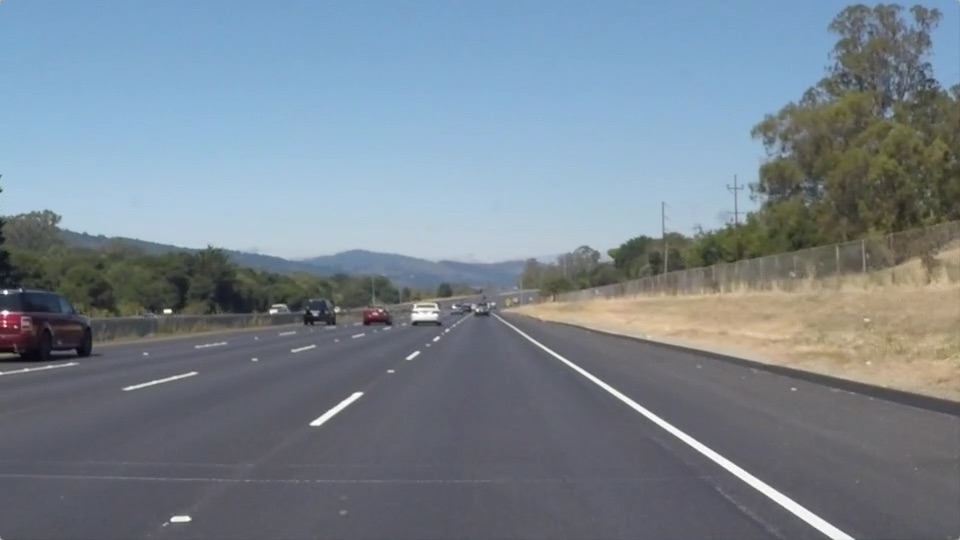
#> input picture Project 1/test_images/solidWhiteRight.jpg, 960 x 540 px
$ jupyter execute --allow-errors P1.ipynb   (shell and % lines are left out)
#> lines starting #> are read from the running program, lines starting #| are printed output that depends on the picture; after the words box and inside, x2 and y2 are one past the last pixel; in counts of white or black regions, pixels touching at a corner belong together
# Self-Driving Car Engineer Nanodegree

## Project: **Finding Lane Lines on the Road**
***
In this project, you will use the tools you learned about in the lesson to identify lane lines on the road.  You can develop your pipeline on a series of individual images, and later apply the result to a video stream (really just a series of images). Check out the video clip "raw-lines-example.mp4" (also contained in this repository) to see what the output should look like after using the helper functions below.

Once you have a result that looks roughly like "raw-lines-example.mp4", you'll need to get creative and try to average and/or extrapolate the line segments you've detected to map out the full extent of the lane lines.  You can see an example of the result you're going for in the video "P1_example.mp4".  Ultimately, you would like to draw just one line for the left side of the lane, and one for the right.

In addition to implementing code, there is a brief writeup to complete. The writeup should be completed in a separate file, which can be either a markdown file or a pdf document. There is a [write up template](https://github.com/udacity/CarND-LaneLines-P1/blob/master/writeup_template.md) that can be used to guide the writing process. Completing both the code in the Ipython notebook and the writeup template will cover all of the [rubric points](https://review.udacity.com/#!/rubrics/322/view) for this project.

---
Let's have a look at our first image called 'test_images/solidWhiteRight.jpg'.  Run the 2 cells below (hit Shift-Enter or the "play" button above) to display the image.

**Note: If, at any point, you encounter frozen display windows or other confounding issues, you can always start again with a clean slate by going to the "Kernel" menu above and selecting "Restart & Clear Output".**

---

**The tools you have are color selection, region of interest selection, grayscaling, Gaussian smoothing, Canny Edge Detection and Hough Tranform line detection.  You  are also free to explore and try other techniques that were not presented in the lesson.  Your goal is piece together a pipeline to detect the line segments in the image, then average/extrapolate them and draw them onto the image for display (as below).  Once you have a working pipeline, try it out on the video stream below.**

---

<figure>

 <figcaption>
 <p></p>
 <p style="text-align: center;"> Your output should look something like this (above) after detecting line segments using the helper functions below </p>
 </figcaption>
</figure>
 <p></p>
<figure>

 <figcaption>
 <p></p>
 <p style="text-align: center;"> Your goal is to connect/average/extrapolate line segments to get output like this</p>
 </figcaption>
</figure>

**Run the cell below to import some packages.  If you get an `import error` for a package you've already installed, try changing your kernel (select the Kernel menu above --> Change Kernel).  Still have problems?  Try relaunching Jupyter Notebook from the terminal prompt.  Also, consult the forums for more troubleshooting tips.**

## Import Packages

[cell 1]
#importing some useful packages
import matplotlib.pyplot as plt
import matplotlib.image as mpimg
import numpy as np
import cv2

## Read in an Image

[cell 2]
#reading in an image
image = mpimg.imread('test_images/solidWhiteRight.jpg')
#> image is the input picture: shape (540, 960, 3); mean R, G, B 120.3, 132.6, 143.7

#printing out some stats and plotting
print('This image is:', type(image), 'with dimensions:', image.shape)
#| This image is: <class 'numpy.ndarray'> with dimensions: (540, 960, 3)
plt.imshow(image)  # if you wanted to show a single color channel image called 'gray', for example, call as plt.imshow(gray, cmap='gray')

## Ideas for Lane Detection Pipeline

**Some OpenCV functions (beyond those introduced in the lesson) that might be useful for this project are:**

`cv2.inRange()` for color selection
`cv2.fillPoly()` for regions selection
`cv2.line()` to draw lines on an image given endpoints
`cv2.addWeighted()` to coadd / overlay two images
`cv2.cvtColor()` to grayscale or change color
`cv2.imwrite()` to output images to file
`cv2.bitwise_and()` to apply a mask to an image

**Check out the OpenCV documentation to learn about these and discover even more awesome functionality!**

## Helper Functions

Below are some helper functions to help get you started. They should look familiar from the lesson!

[cell 3]
import math

def grayscale(img):
    """Applies the Grayscale transform
    This will return an image with only one color channel
    but NOTE: to see the returned image as grayscale
    (assuming your grayscaled image is called 'gray')
    you should call plt.imshow(gray, cmap='gray')"""
    return cv2.cvtColor(img, cv2.COLOR_RGB2GRAY)
    # Or use BGR2GRAY if you read an image with cv2.imread()
    # return cv2.cvtColor(img, cv2.COLOR_BGR2GRAY)

def canny(img, low_threshold, high_threshold):
    """Applies the Canny transform"""
    return cv2.Canny(img, low_threshold, high_threshold)

def gaussian_blur(img, kernel_size):
    """Applies a Gaussian Noise kernel"""
    return cv2.GaussianBlur(img, (kernel_size, kernel_size), 0)

def region_of_interest(img, vertices):
    """
    Applies an image mask.

    Only keeps the region of the image defined by the polygon
    formed from `vertices`. The rest of the image is set to black.
    `vertices` should be a numpy array of integer points.
    """
    #defining a blank mask to start with
    mask = np.zeros_like(img)

    #defining a 3 channel or 1 channel color to fill the mask with depending on the input image
    if len(img.shape) > 2:
        channel_count = img.shape[2]  # i.e. 3 or 4 depending on your image
        ignore_mask_color = (255,) * channel_count
    else:
        ignore_mask_color = 255

    #filling pixels inside the polygon defined by "vertices" with the fill color
    cv2.fillPoly(mask, vertices, ignore_mask_color)

    #returning the image only where mask pixels are nonzero
    masked_image = cv2.bitwise_and(img, mask)
    return masked_image


def draw_lines(img, lines, color=[255, 0, 0], thickness=10):
    """
    NOTE: this is the function you might want to use as a starting point once you want to
    average/extrapolate the line segments you detect to map out the full
    extent of the lane (going from the result shown in raw-lines-example.mp4
    to that shown in P1_example.mp4).

    Think about things like separating line segments by their
    slope ((y2-y1)/(x2-x1)) to decide which segments are part of the left
    line vs. the right line.  Then, you can average the position of each of
    the lines and extrapolate to the top and bottom of the lane.

    This function draws `lines` with `color` and `thickness`.
    Lines are drawn on the image inplace (mutates the image).
    If you want to make the lines semi-transparent, think about combining
    this function with the weighted_img() function below
    """
    if lines is None:
        return

    #Instantiate data structures to collect the left and right lane line coordinate values.
    left_lane_x = []
    left_lane_y = []

    right_lane_x = []
    right_lane_y = []

    shape = img.shape
    max_y = shape[0]
    max_horizontal_x = shape[1]

    for line in lines:
        for x1,y1,x2,y2 in line:
            #Partition left and right side of the image horizontally and capture all the values on the left side.
            if x1<=max_horizontal_x/2 and x2<=max_horizontal_x/2:
                left_lane_x.extend([x1, x2])
                left_lane_y.extend([y1, y2])
            # all other line values will be on the right side of the image
            else:
                right_lane_x.extend([x1, x2])
                right_lane_y.extend([y1, y2])

    if len(left_lane_x) != 0 and len(left_lane_y) != 0:
        m,b = np.polyfit(left_lane_x, left_lane_y, 1)
        min_x = min(left_lane_x)
        max_x = max(left_lane_x)
        # [4 lines of commented-out code are left out]
        cv2.line(img, (int((max_y-b)/m), max_y), (max_x, int(max_x * m + b)), color, thickness)

    if len(right_lane_x) != 0 and len(right_lane_y) != 0:
        m,b = np.polyfit(right_lane_x, right_lane_y, 1)
        min_x = min(right_lane_x)
        max_x = max(right_lane_x)
        # [4 lines of commented-out code are left out]
        cv2.line(img, (min_x, int(min_x * m + b)), (int((max_y-b)/m), max_y), color, thickness)
    for line in lines:
        for x1,y1,x2,y2 in line:
            cv2.line(img, (x1, y1), (x2, y2), color, thickness)

def hough_lines(img, rho, theta, threshold, min_line_len, max_line_gap):
    """
    `img` should be the output of a Canny transform.

    Returns an image with hough lines drawn.
    """
    lines = cv2.HoughLinesP(img, rho, theta, threshold, np.array([]), minLineLength=min_line_len, maxLineGap=max_line_gap)
    line_img = np.zeros((img.shape[0], img.shape[1], 3), dtype=np.uint8)
    draw_lines(line_img, lines)
    return line_img

# Python 3 has support for cool math symbols.

def weighted_img(img, initial_img, α=0.8, β=1., γ=0.):
    """
    `img` is the output of the hough_lines(), An image with lines drawn on it.
    Should be a blank image (all black) with lines drawn on it.

    `initial_img` should be the image before any processing.

    The result image is computed as follows:

    initial_img * α + img * β + γ
    NOTE: initial_img and img must be the same shape!
    """
    return cv2.addWeighted(initial_img, α, img, β, γ)

## Test Images

Build your pipeline to work on the images in the directory "test_images"
**You should make sure your pipeline works well on these images before you try the videos.**

[cell 4]
import os
os.listdir("test_images/")

## Build a Lane Finding Pipeline

Build the pipeline and run your solution on all test_images. Make copies into the `test_images_output` directory, and you can use the images in your writeup report.

Try tuning the various parameters, especially the low and high Canny thresholds as well as the Hough lines parameters.

[cell 5]
# TODO: Build your pipeline that will draw lane lines on the test_images
# then save them to the test_images_output directory.

#PIPELINE:

#STEP 1. READ THE IMAGE
#STEP 2. CONVERT IMAGE TO GRAYSCALE
#STEP 3. APPLY GAUSSIAN BLUR TO THE IMAGE
#STEP 4. APPLY CANNY EDGE DETECTION TECHNIQUE
#STEP 5. LOOK FOR THE REGION OF INTEREST
#STEP 6. PERFORM HOUGHMAN TRANSFORMATION.
#STEP 7. ADDING WEIGHTS

#Let's define a function called pipeline that preprocesses the image

def preprocess_image(image):

    #STEP 1:

    #First get the size of the image:
    ysize = image.shape[0]
    xsize = image.shape[1]

    #Read the image
    color_select = np.copy(image)
#     plt.figure(figsize=(60,60))
#     plt.subplot(171)
#     plt.imshow(color_select)


    #STEP 2. CONVERT IMAGE TO GRAYSCALE
    #Apply gray scale
    grey_image = grayscale(color_select)
#     plt.subplot(172)
#     plt.imshow(grey_image, cmap='gray')

    #STEP 3. APPLY GAUSSIAN BLUR TO THE IMAGE
    #Define the kernal size and apply gaussian smoothing
    kernal_size = 5
    blur_gray = gaussian_blur(grey_image, kernal_size)
#     plt.subplot(173)
#     plt.imshow(blur_gray, cmap ='gray')

    #STEP 4. APPLY CANNY EDGE DETECTION TECHNIQUE
    #Deifne the parameters for canny and do canny edge detection
    low_threshold = 10
    high_threshold = 210
    edges = canny(blur_gray, low_threshold, high_threshold)
#     plt.subplot(174)
#     plt.imshow(edges, cmap ='gray')

    #STEP 5. LOOK FOR THE REGION OF INTEREST
    #Region Masking
    y_imshape = color_select.shape[0]
    x_imshape = color_select.shape[1]

    vertices = np.array([[(50,y_imshape),(450, 320), (500, 320), (x_imshape,y_imshape)]], dtype=np.int32)
    masked_edges = region_of_interest(edges, vertices)
    lane_region_of_image = region_of_interest(edges, vertices)
#     plt.subplot(175)
#     plt.imshow(lane_region_of_image, cmap ='gray')

    #STEP 6. PERFORM HOUGHMAN TRANSFORMATION AND DRAW LINES ON THE IMAGE
    #Hough Transformation
    #Parameters for Hough Transformation
    rho = 2
    theta = np.pi/180
    threshold = 15
    min_line_length = 40
    max_line_gap = 20
    line_image = np.copy(image)*0

    line_image = hough_lines(lane_region_of_image,rho, theta, threshold, min_line_length, max_line_gap)
    color_edges = np.dstack((edges, edges, edges))
#     plt.subplot(176)
#     plt.imshow(line_image, cmap='gray')

    #STEP 7. ADDING WEIGHTS
    #Adding Weights
    weighted_image = weighted_img(line_image, color_select, 0.8, 1., 0.)
    result = weighted_image
#     plt.subplot(177)
#     plt.imshow(weighted_image)
#     plt.savefig('./matrix.png')

    return result

list_images = os.listdir("test_images/")

if not os.path.isdir("test_images_output"):
    os.mkdir("test_images_output")
for image in list_images:
    input_img = mpimg.imread("test_images/" + str(image))
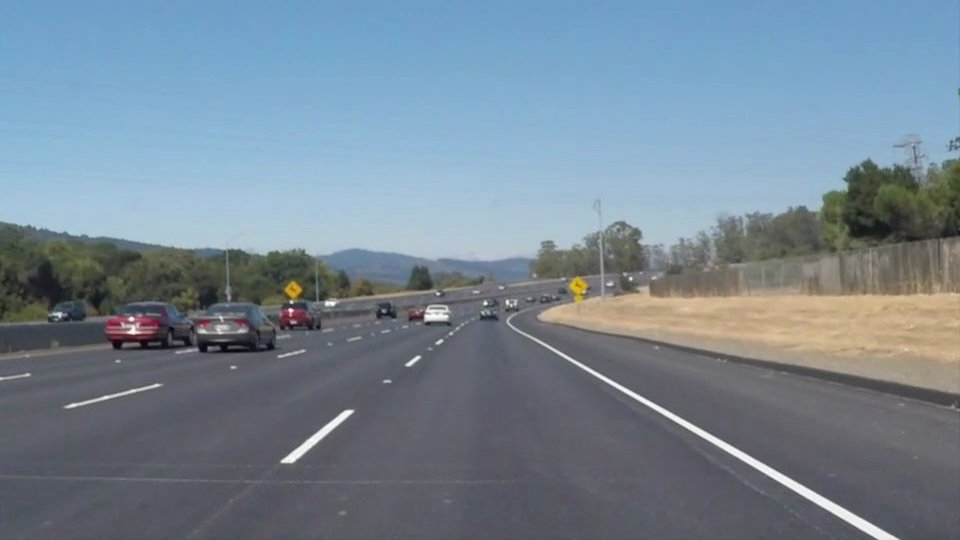
#> input picture Project 1/test_images/solidWhiteCurve.jpg, 960 x 540 px
#> input_img is the input picture: shape (540, 960, 3); mean R, G, B 118.5, 134.5, 148.1
    output_img = preprocess_image(input_img)
#> in grayscale, `return cv2.cvtColor(img, cv2.COLOR_RGB2GRAY)`:
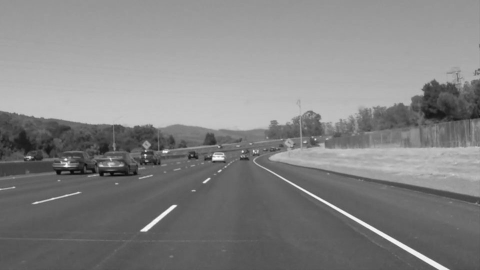
#> returned value: shape (540, 960) (shown at 1/2 size); min 5, max 255, mean 131.2
#> in canny, `return cv2.Canny(img, low_threshold, high_threshold)`:
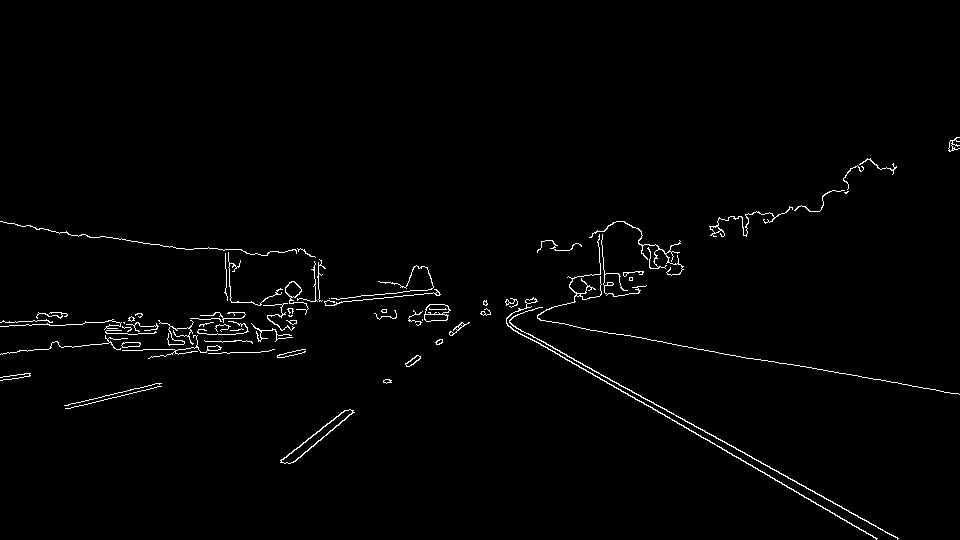
#> returned value: shape (540, 960); 1.4% white in thin lines or dots, all inside (x1, y1, x2, y2) = (0, 137, 960, 540)
#> in region_of_interest, `cv2.fillPoly(mask, vertices, ignore_mask_color)`:
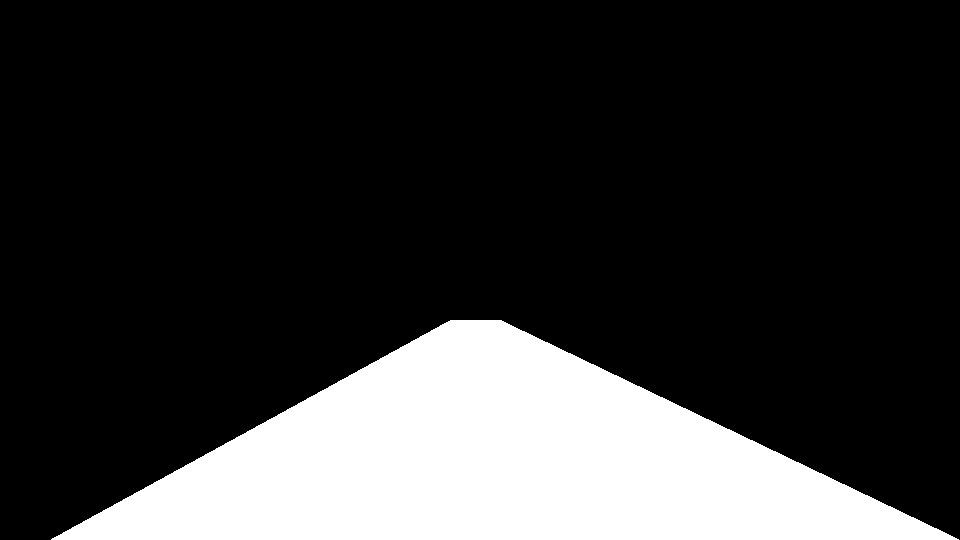
#> mask: shape (540, 960); 20.4% white; 1 white region, box (x1, y1, x2, y2) and area: (51, 320, 959, 540) 105700
#> in region_of_interest, `masked_image = cv2.bitwise_and(img, mask)`:
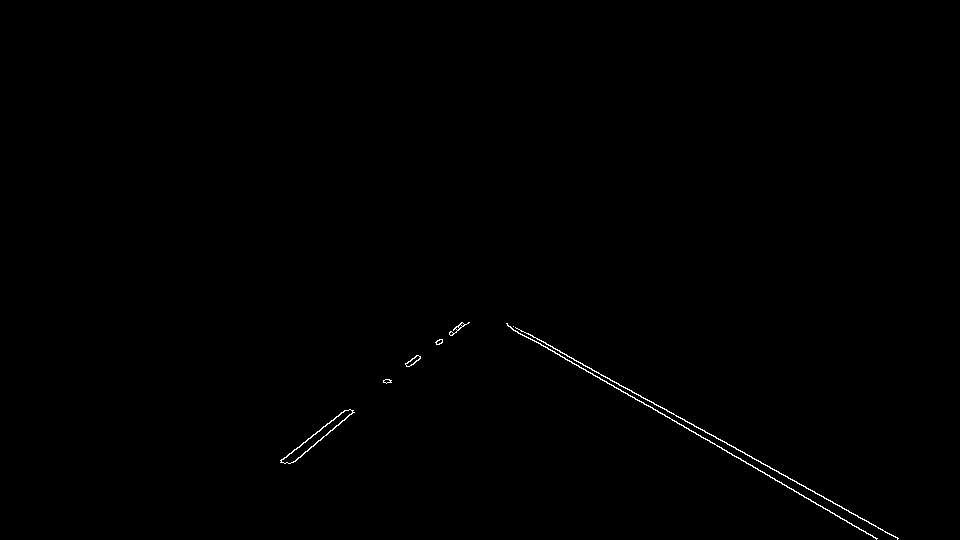
#> masked_image: shape (540, 960); 0.3% white in thin lines or dots, all inside (x1, y1, x2, y2) = (280, 322, 899, 540)
#> in hough_lines, `lines = cv2.HoughLinesP(img, rho, theta, threshold, np.array([]), minL..`: lines = 15 rows, first 6: [534, 340, 877, 538], [528, 333, 898, 538], [290, 463, 352, 411], [387, 382, 469, 322], [281, 459, 346, 410], [383, 381, 461, 322]
#> the loop in draw_lines, `for line in lines:` made 15 passes
#> after the loop in draw_lines, `for line in lines:`: left_lane_x = [290, 352, 387, 469, 281, 346, 383, 461, 300, 352, 412, 464, 390, 462]; left_lane_y = [463, 411, 382, 322, 459, 410, 381, 322, 457, 412, 358, 324, 382, 322]; right_lane_x = [534, 877, 528, 898, 583, 625, 830, 876, 558, 607, 816, 856, 577, 897, 722, 771]; right_lane_y = [340, 538, 333, 538, 365, 387, 512, 538, 354, 383, 504, 526, 361, 538, 449, 477]
#> in draw_lines, `m,b = np.polyfit(left_lane_x, left_lane_y, 1)`: m = -0.787; b = 686.8
#> in draw_lines, `min_x = min(left_lane_x)`: min_x = 281
#> in draw_lines, `max_x = max(left_lane_x)`: max_x = 469
#> in draw_lines, `m,b = np.polyfit(right_lane_x, right_lane_y, 1)`: m = 0.572; b = 33.44
#> in draw_lines, `min_x = min(right_lane_x)`: min_x = 528
#> in draw_lines, `max_x = max(right_lane_x)`: max_x = 898
#> in draw_lines, `cv2.line(img, (min_x, int(min_x * m + b)), (int((max_y-b)/m), max_y), ..`:
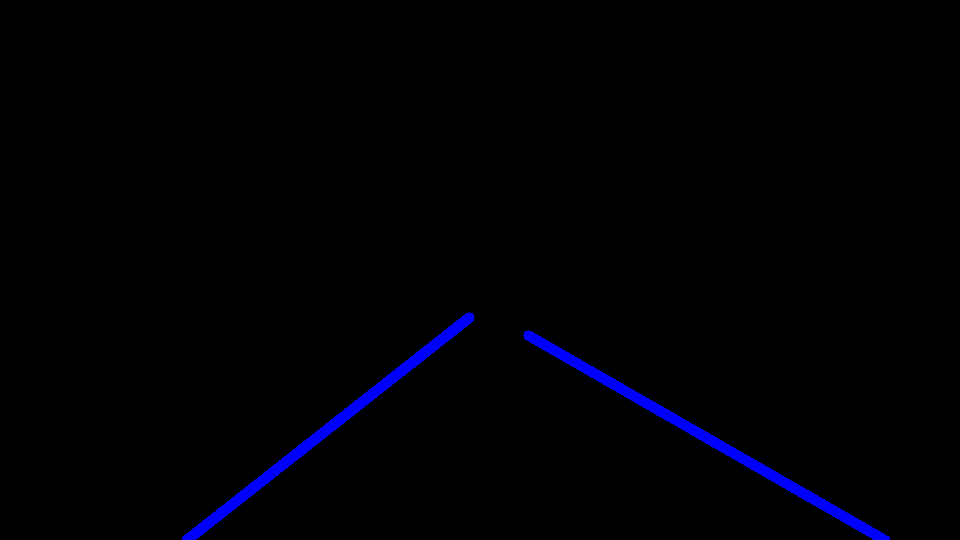
#> img: shape (540, 960, 3); mean of channels 0, 1, 2 4, 0, 0; drawn as B, G, R
#> after the loop in draw_lines, `for line in lines:`:
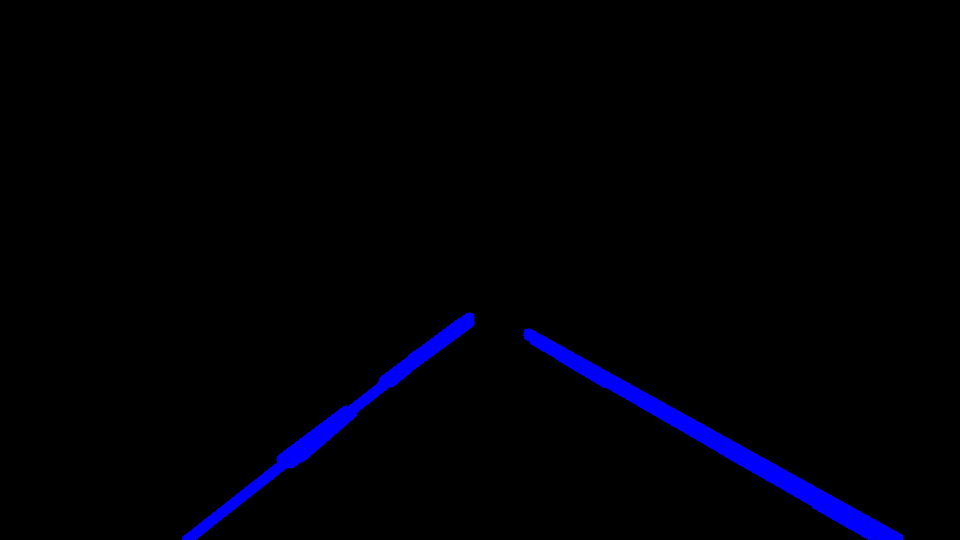
#> img: shape (540, 960, 3); 0.8% of pixels changed, all inside (x1, y1, x2, y2) = (276, 318, 904, 540); drawn as B, G, R
#> in weighted_img, `return cv2.addWeighted(initial_img, α, img, β, γ)`:
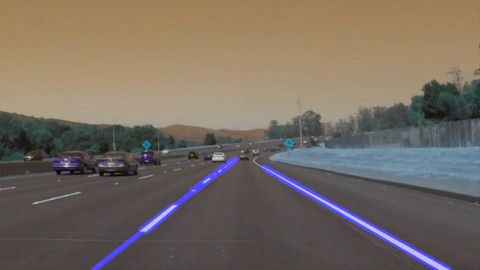
#> returned value: shape (540, 960, 3) (shown at 1/2 size); mean of channels 0, 1, 2 98.4, 107.6, 118.5; drawn as B, G, R
    mpimg.imsave("test_images_output/"+"modified_draw_line"+ image , output_img)
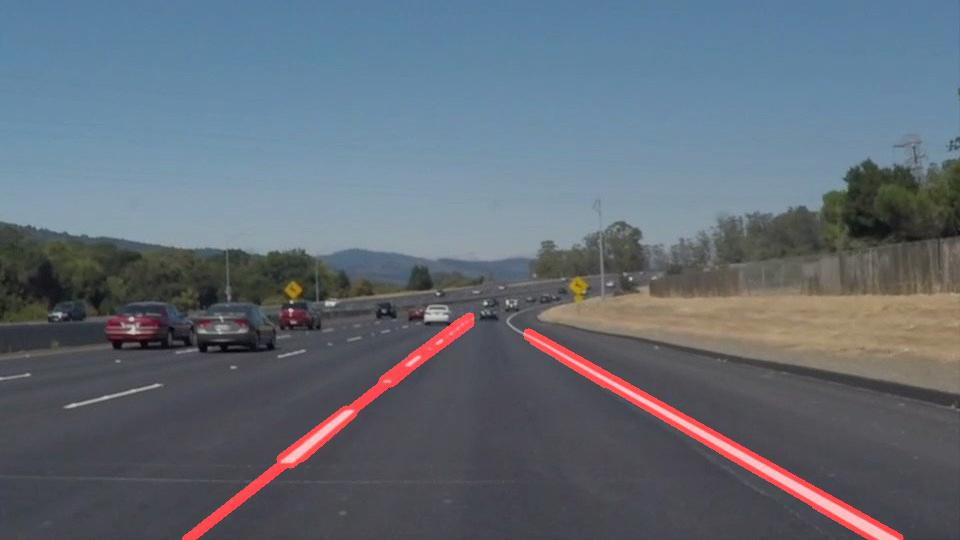
#> saved as modified_draw_linesolidWhiteCurve.jpg: shape (540, 960, 3); mean R, G, B 98.4, 107.5, 118.5
#     plt.figure(figsize=(100,100))
    plt.imshow(output_img)


# [50 lines of commented-out code are left out]
